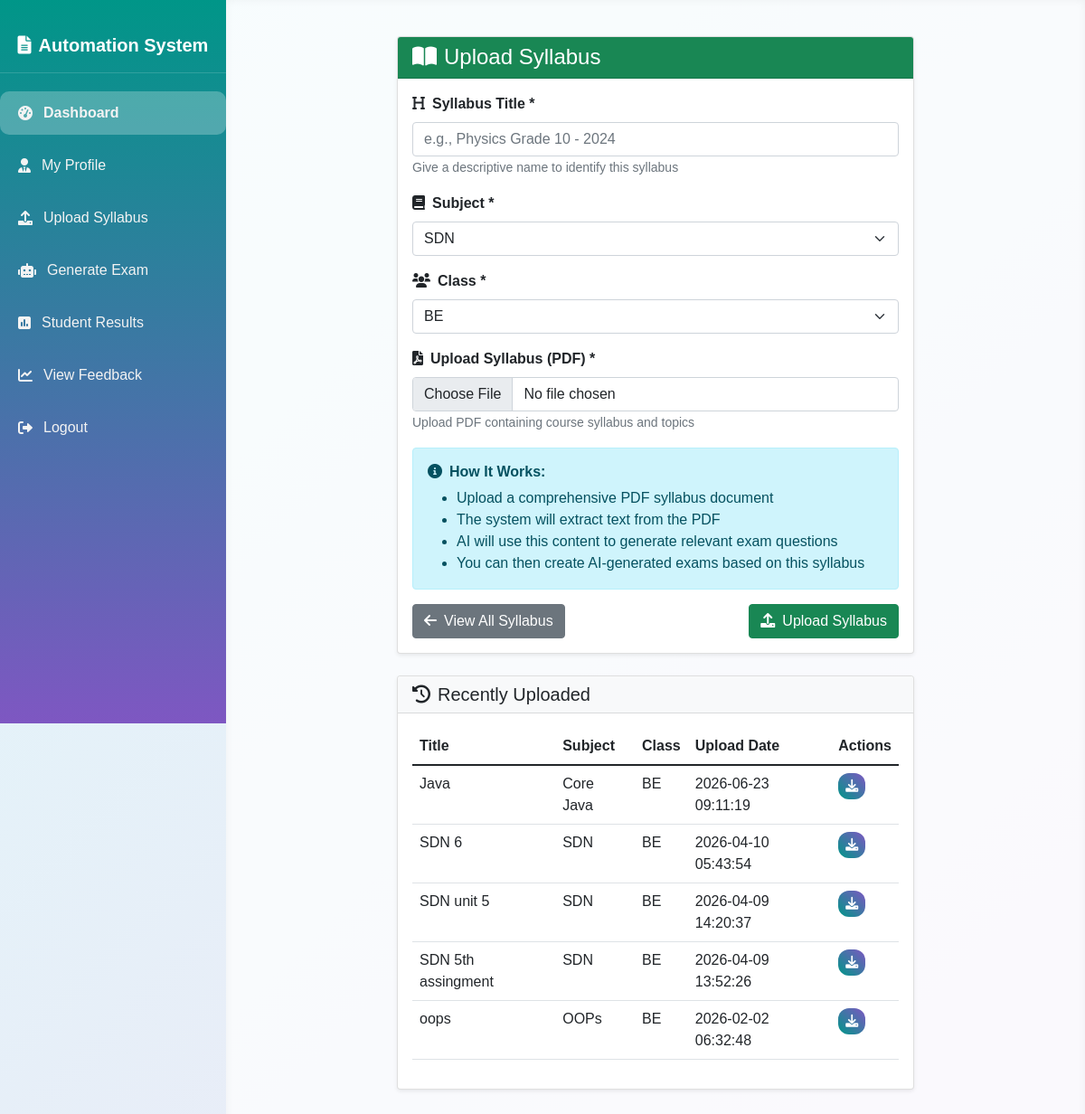
/upload_syllabus (signed in), run on the app's committed database.
### tables this page shows
CREATE TABLE teacher_profile (
        id INTEGER PRIMARY KEY AUTOINCREMENT,
        user_id INTEGER NOT NULL,
        qualification TEXT,
        experience_years INTEGER,
        assigned_class_id INTEGER,
        assigned_subject_id INTEGER,
        FOREIGN KEY (user_id) REFERENCES users (id) ON DELETE CASCADE,
        FOREIGN KEY (assigned_class_id) REFERENCES classes (id),
        FOREIGN KEY (assigned_subject_id) REFERENCES subjects (id)
    );

CREATE TABLE subjects (
        id INTEGER PRIMARY KEY AUTOINCREMENT,
        subject_name TEXT NOT NULL,
        description TEXT
    );

CREATE TABLE classes (
        id INTEGER PRIMARY KEY AUTOINCREMENT,
        class_name TEXT UNIQUE NOT NULL,
        description TEXT
    );

CREATE TABLE syllabus (
        id INTEGER PRIMARY KEY AUTOINCREMENT,
        subject_id INTEGER NOT NULL,
        class_id INTEGER NOT NULL,
        title TEXT NOT NULL,
        pdf_path TEXT NOT NULL,
        extracted_text TEXT,
        uploaded_by INTEGER NOT NULL,
        upload_date TIMESTAMP DEFAULT CURRENT_TIMESTAMP,
        status TEXT DEFAULT 'Active',
        FOREIGN KEY (subject_id) REFERENCES subjects (id),
        FOREIGN KEY (class_id) REFERENCES classes (id),
        FOREIGN KEY (uploaded_by) REFERENCES users (id)
    );

### app.py (the view, shortened to what this page needs)
@app.route('/upload_syllabus', methods=['GET', 'POST'])
def upload_syllabus():
    if 'user_id' not in session or session.get('role') != 'Teacher':
        flash('Access denied. Teachers only.', 'danger')
        return redirect(url_for('login'))
    conn = get_db_connection()
    subjects = conn.execute('SELECT * FROM subjects').fetchall()
    classes = conn.execute('SELECT * FROM classes').fetchall()
    teacher_info = conn.execute('''
        SELECT * FROM teacher_profile WHERE user_id = ?
    ''', (session['user_id'],)).fetchone()
    recent_syllabus = conn.execute('''
        SELECT s.*, sub.subject_name, c.class_name
        FROM syllabus s
        JOIN subjects sub ON s.subject_id = sub.id
        JOIN classes c ON s.class_id = c.id
        WHERE s.uploaded_by = ?
        ORDER BY s.upload_date DESC
        LIMIT 5
    ''', (session['user_id'],)).fetchall()
    conn.close()
    return render_template('teacher/upload_syllabus.html',
                          subjects=subjects,
                          classes=classes,
                          teacher_info=teacher_info,
                          recent_syllabus=recent_syllabus)

### app.py (called while the page is built)
def get_db_connection():
    conn = sqlite3.connect(DB_PATH, timeout=30)
    conn.row_factory = sqlite3.Row
    conn.execute('PRAGMA foreign_keys = ON;')
    conn.execute('PRAGMA journal_mode=WAL;')
    return conn

### templates/teacher/upload_syllabus.html (shortened to what this page needs)
{% extends 'base.html' %}
{% block content %}
<div class="row justify-content-center">
    <div class="col-md-8">
        <div class="card shadow-sm">
            <div class="card-header bg-success text-white">
                <h4 class="mb-0"><i class="fas fa-book-open me-2"></i>Upload Syllabus</h4>
            </div>
            <div class="card-body">
                <form method="POST" enctype="multipart/form-data">
                    <div class="mb-3">
                        <label for="title" class="form-label fw-bold">
                            <i class="fas fa-heading me-2"></i>Syllabus Title *
                        </label>
                        <input type="text" class="form-control" id="title" name="title"
                               placeholder="e.g., Physics Grade 10 - 2024" required>
                        <small class="text-muted">Give a descriptive name to identify this syllabus</small>
                    </div>
                    <div class="mb-3">
                        <label for="subject_id" class="form-label fw-bold">
                            <i class="fas fa-book me-2"></i>Subject *
                        </label>
                        <select class="form-select" id="subject_id" name="subject_id" required>
                            {% for subject in subjects %}
                            <option value="{{ subject.id }}"
                                {% if teacher_info and teacher_info.assigned_subject_id == subject.id %}selected{% endif %}>
                                {{ subject.subject_name }}
                            </option>
                            {% endfor %}
                        </select>
                    </div>
                    <div class="mb-3">
                        <label for="class_id" class="form-label fw-bold">
                            <i class="fas fa-users me-2"></i>Class *
                        </label>
                        <select class="form-select" id="class_id" name="class_id" required>
                            {% for cls in classes %}
                            <option value="{{ cls.id }}"
                                {% if teacher_info and teacher_info.assigned_class_id == cls.id %}selected{% endif %}>
                                {{ cls.class_name }}
                            </option>
                            {% endfor %}
                        </select>
                    </div>
                    <div class="mb-3">
                        <label for="syllabus_pdf" class="form-label fw-bold">
                            <i class="fas fa-file-pdf me-2"></i>Upload Syllabus (PDF) *
                        </label>
                        <input type="file" class="form-control" id="syllabus_pdf" name="syllabus_pdf"
                               accept=".pdf" required>
                        <small class="text-muted">Upload PDF containing course syllabus and topics</small>
                    </div>
                    <div class="alert alert-info">
                        <h6 class="fw-bold"><i class="fas fa-info-circle me-2"></i>How It Works:</h6>
                        <ul class="mb-0">
                            <li>Upload a comprehensive PDF syllabus document</li>
                            <li>The system will extract text from the PDF</li>
                            <li>AI will use this content to generate relevant exam questions</li>
                            <li>You can then create AI-generated exams based on this syllabus</li>
                        </ul>
                    </div>
                    <div class="d-flex justify-content-between">
                        <a href="{{ url_for('view_syllabus') }}" class="btn btn-secondary">
                            <i class="fas fa-arrow-left me-2"></i>View All Syllabus
                        </a>
                        <button type="submit" class="btn btn-success">
                            <i class="fas fa-upload me-2"></i>Upload Syllabus
                        </button>
                    </div>
                </form>
            </div>
        </div>
        {% if recent_syllabus %}
        <div class="card shadow-sm mt-4">
            <div class="card-header bg-light">
                <h5 class="mb-0"><i class="fas fa-history me-2"></i>Recently Uploaded</h5>
            </div>
            <div class="card-body">
                <div class="table-responsive">
                    <table class="table table-hover">
                        <thead>
                            <tr>
                                <th>Title</th>
                                <th>Subject</th>
                                <th>Class</th>
                                <th>Upload Date</th>
                                <th>Actions</th>
                            </tr>
                        </thead>
                        <tbody>
                            {% for syl in recent_syllabus %}
                            <tr>
                                <td>{{ syl.title }}</td>
                                <td>{{ syl.subject_name }}</td>
                                <td>{{ syl.class_name }}</td>
                                <td>{{ syl.upload_date }}</td>
                                <td>
                                    <a href="{{ url_for('download_syllabus', syllabus_id=syl.id) }}"
                                       class="btn btn-sm btn-primary">
                                        <i class="fas fa-download"></i>
                                    </a>
                                </td>
                            </tr>
                            {% endfor %}
                        </tbody>
                    </table>
                </div>
            </div>
        </div>
        {% endif %}
    </div>
</div>
{% endblock %}

### templates/base.html (style rules this page uses)
body { font-family: 'Poppins', sans-serif; background: linear-gradient(135deg, #e0f7fa 0%, #ede7f6 100%); min-height: 100vh; margin: 0; display: flex; }
.btn-primary { background: linear-gradient(45deg, #009688, #7e57c2); border: none; border-radius: 12px; }

### data on the page
teacher_profile: subject_id "SDN", class_id "BE"
syllabus: title "Java", subject_name "Core Java", class_name "BE", upload_date "2026-06-23 09:11:19"
syllabus: title "SDN 6", subject_name "SDN", class_name "BE", upload_date "2026-04-10 05:43:54"
syllabus: title "SDN unit 5", subject_name "SDN", class_name "BE", upload_date "2026-04-09 14:20:37"
syllabus: title "SDN 5th assingment", subject_name "SDN", class_name "BE", upload_date "2026-04-09 13:52:26"
syllabus: title "oops", subject_name "OOPs", class_name "BE", upload_date "2026-02-02 06:32:48"
